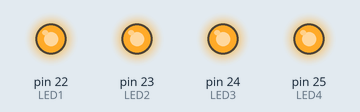
The sketch below on a simulated Arduino Mega 2560, built with avr-gcc and run on an emulated ATmega2560. Parts: output pins drawn as LEDs (lit = HIGH).

Above: at 0.1 s.
At 1.1 s:
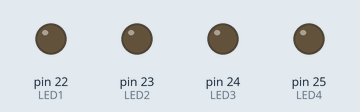
Timing chart, 0 to 2.6 s (numbered marks = the images above):
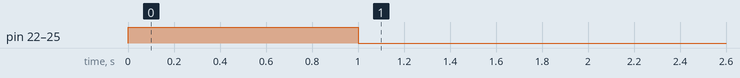

The sketch:

PRACTICA9RECEPTOR.ino
```cpp
#include <SPI.h>

const int LED1 = 22, LED2 = 23, LED3 = 24, LED4 = 25;

volatile byte datoRecibido = 0;
volatile bool hayDato = false;

void setup() {
  Serial.begin(9600);

  pinMode(LED1, OUTPUT);
  pinMode(LED2, OUTPUT);
  pinMode(LED3, OUTPUT);
  pinMode(LED4, OUTPUT);

  // Test visual al arrancar
  digitalWrite(LED1, HIGH); digitalWrite(LED2, HIGH);
  digitalWrite(LED3, HIGH); digitalWrite(LED4, HIGH);
  delay(1000);
  digitalWrite(LED1, LOW);  digitalWrite(LED2, LOW);
  digitalWrite(LED3, LOW);  digitalWrite(LED4, LOW);

  // Configurar como esclavo SPI
  pinMode(MISO, OUTPUT);   // Esclavo controla MISO
  pinMode(MOSI, INPUT);
  pinMode(SCK,  INPUT);
  pinMode(SS,   INPUT);

  SPCR |= _BV(SPE);        // Habilitar SPI
  SPCR &= ~_BV(MSTR);      // Modo esclavo
  SPCR |= _BV(SPIE);       // Habilitar interrupción SPI

  sei(); // Habilitar interrupciones globales
}

// ISR - Se ejecuta cuando llega un byte completo por SPI
ISR(SPI_STC_vect) {
  datoRecibido = SPDR;  // Leer registro de datos SPI
  hayDato = true;
}

void loop() {
  if (hayDato) {
    hayDato = false;
    byte dato = datoRecibido;

    // Actualizar LEDs
    digitalWrite(LED1, (dato >> 0) & 1);
    digitalWrite(LED2, (dato >> 1) & 1);
    digitalWrite(LED3, (dato >> 2) & 1);
    digitalWrite(LED4, (dato >> 3) & 1);

    Serial.print("Recibido: 0b");
    Serial.println(dato, BIN);
    Serial.print("LED1="); Serial.print((dato >> 0) & 1);
    Serial.print(" LED2="); Serial.print((dato >> 1) & 1);
    Serial.print(" LED3="); Serial.print((dato >> 2) & 1);
    Serial.print(" LED4="); Serial.println((dato >> 3) & 1);
  }
}
```
